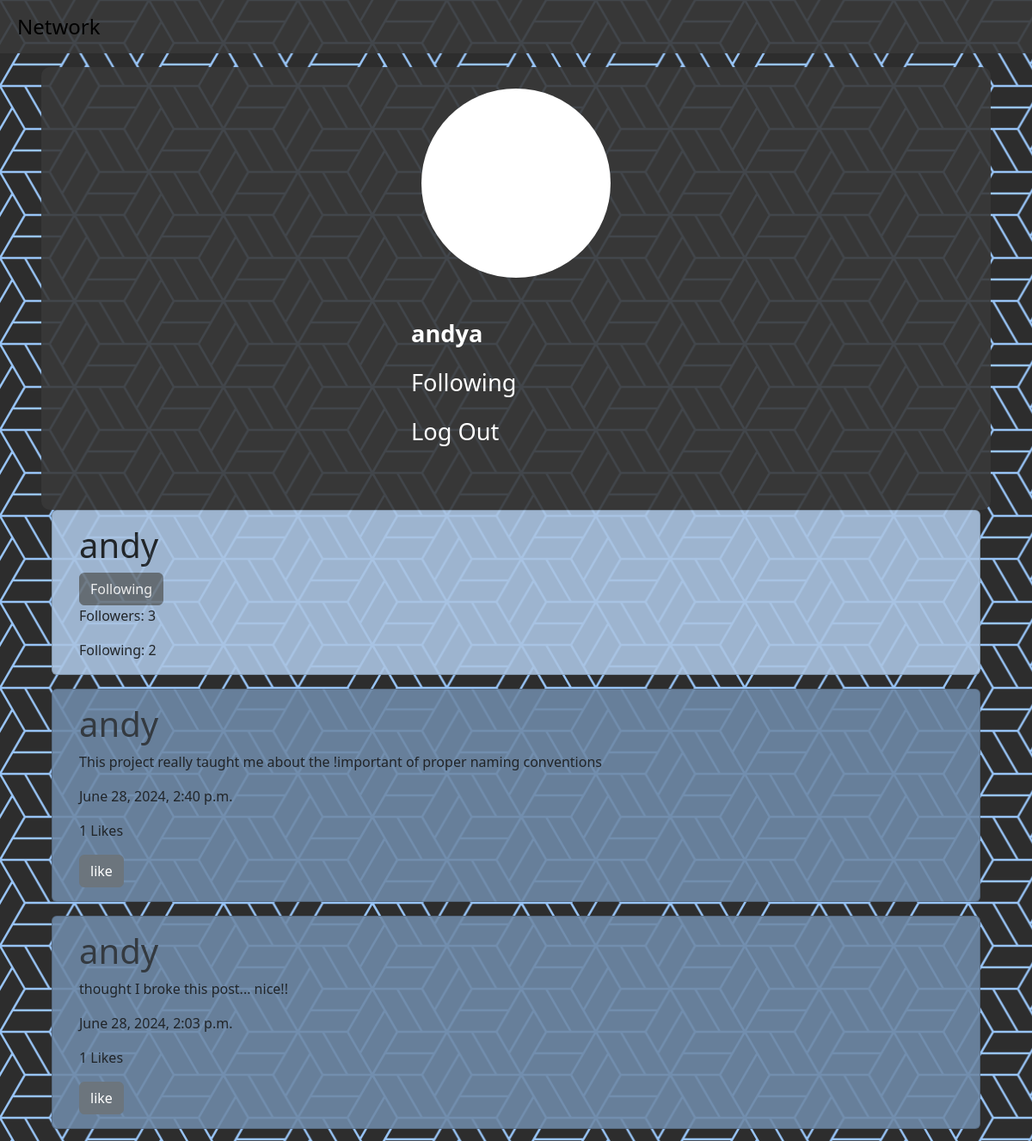
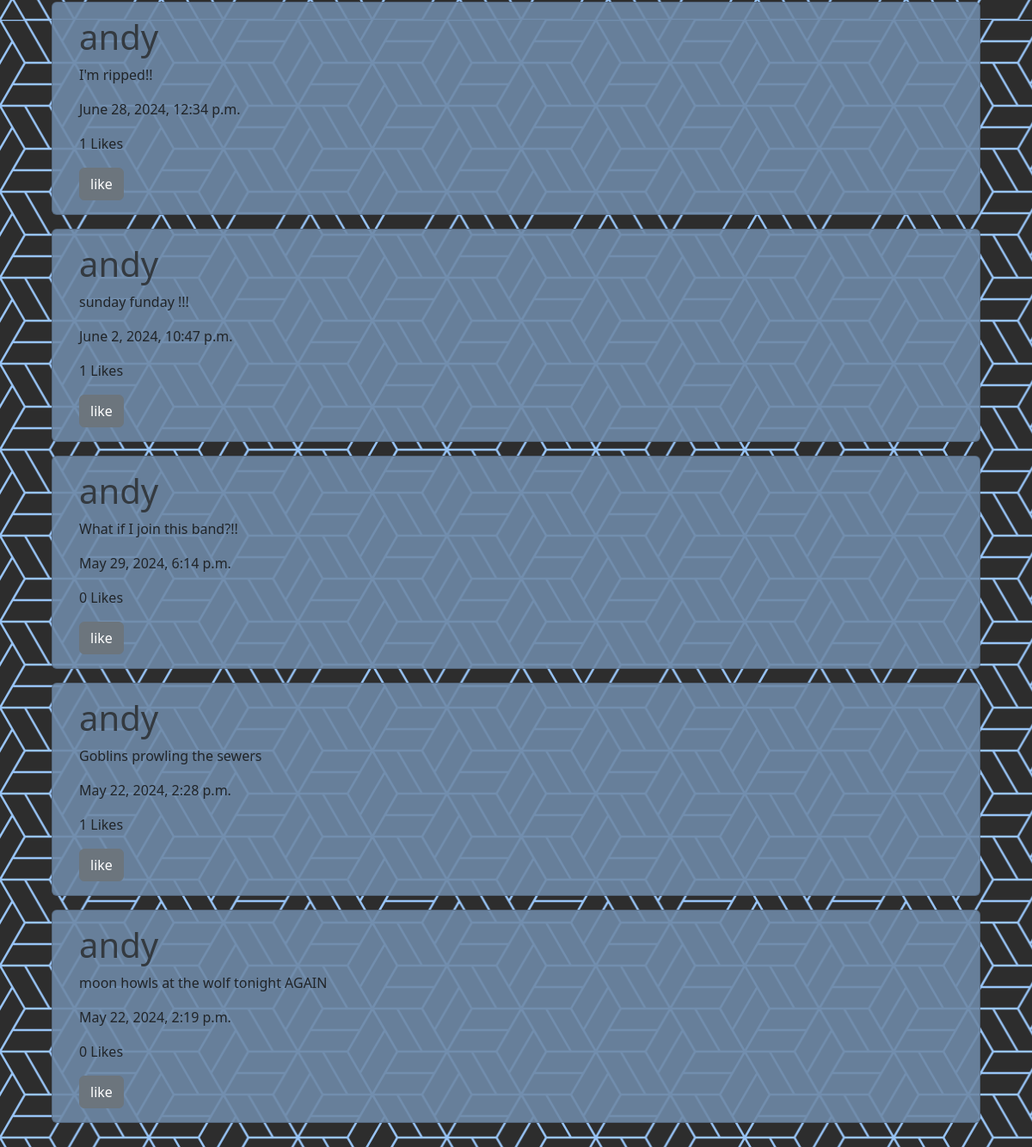
The app's page /profile/1 (signed in), older data (2 pictures, top to bottom).
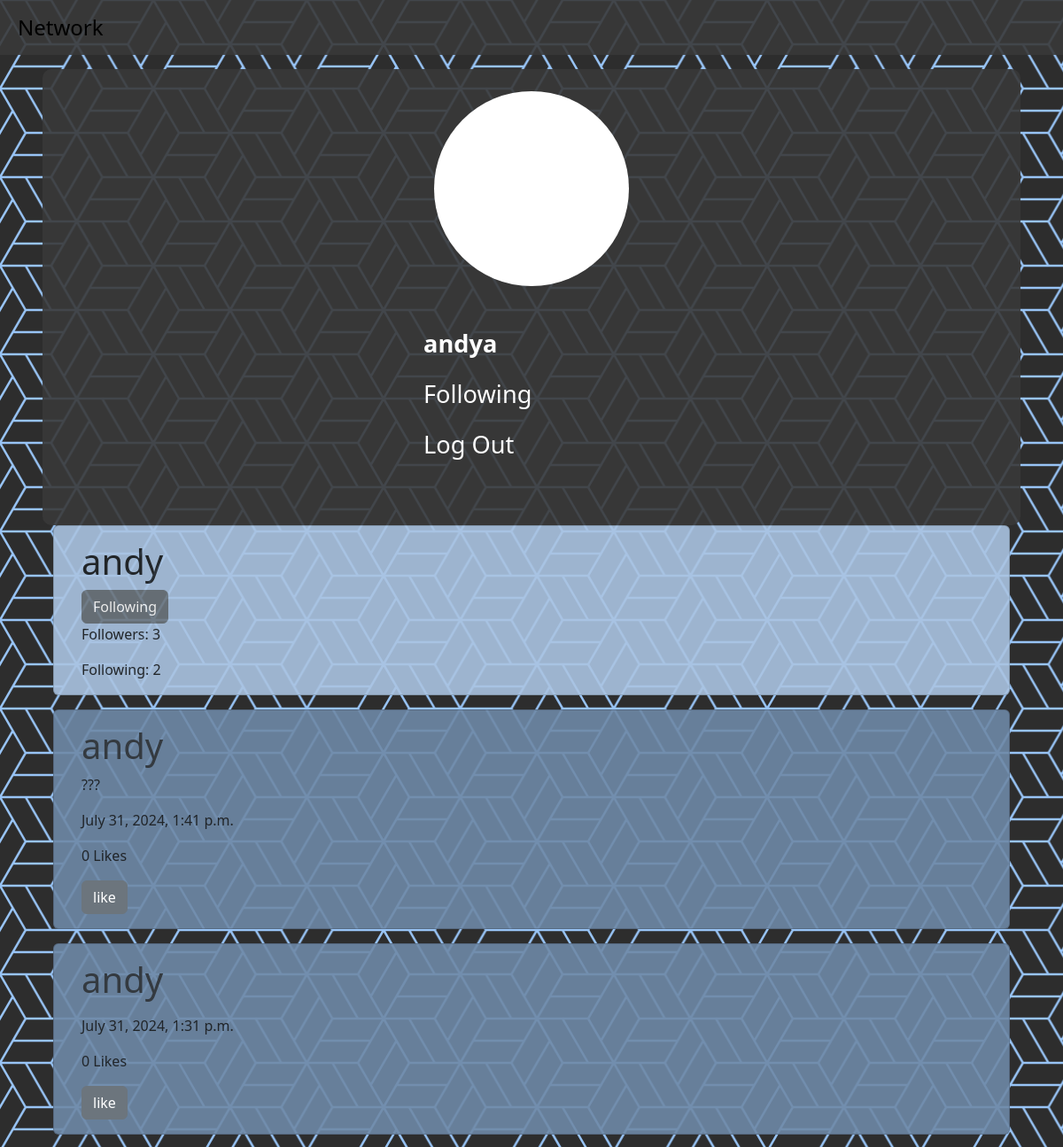
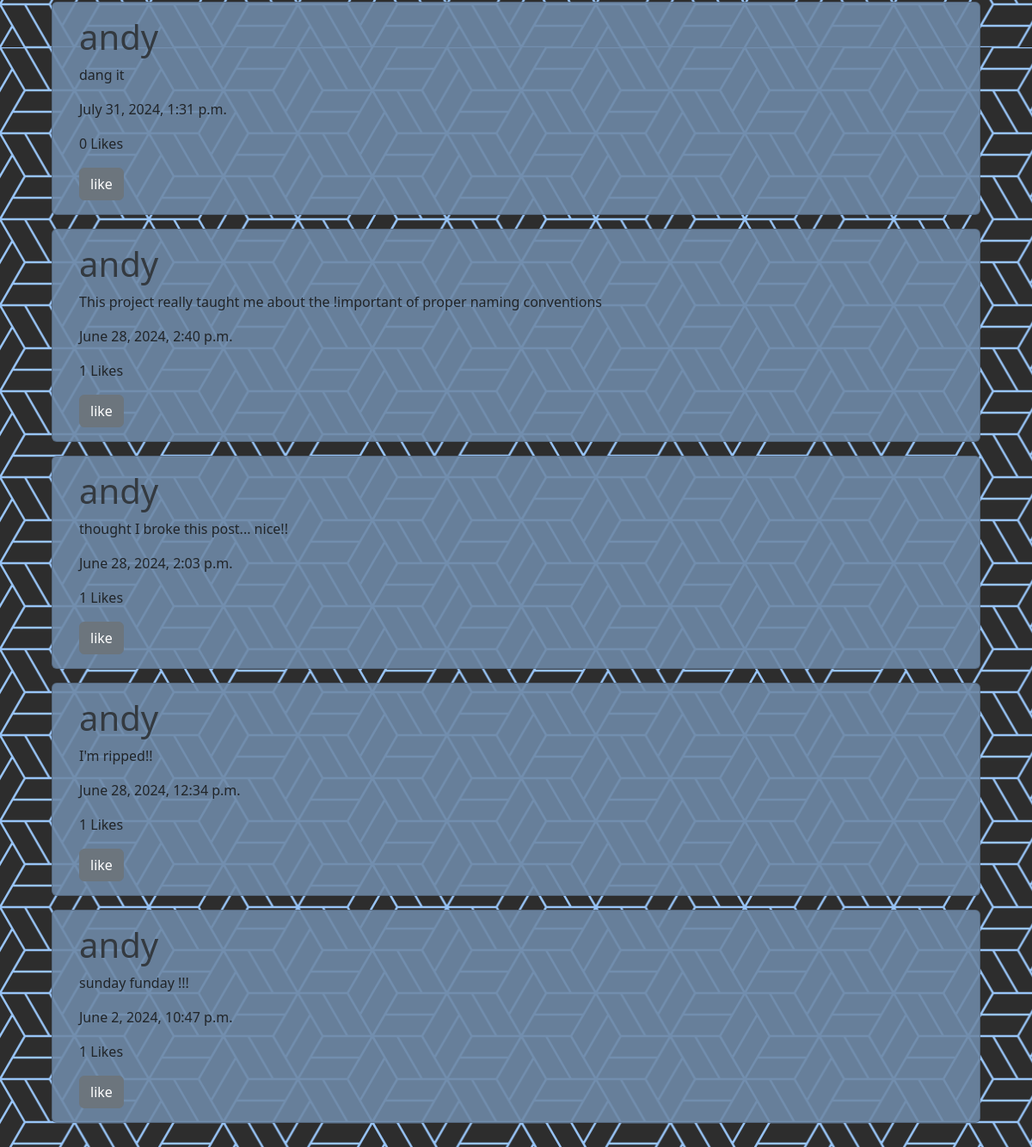
The same page, newer data (2 pictures, top to bottom).
### network/models.py (models this page shows, shortened)
class User(AbstractUser):
    followers = models.ManyToManyField('self', related_name='following', symmetrical=False, blank=True)
    def __str__(self):
        return self.username

class Post(models.Model):
    user = models.ForeignKey('User', on_delete=models.CASCADE, blank=True, null=True)
    text = models.CharField(max_length=255, blank=True)
    timestamp = models.DateTimeField(auto_now_add=True)
    likes = models.ManyToManyField('User', related_name='liked', blank=True)

### network/views.py (the view)
# urls.py: path("profile/<int:id>", views.user_profile, name="profile"),
def user_profile(request, id):
    if request.method == "GET":
        target_user = User.objects.get(pk=id)
        posts = Post.objects.filter(user=id)
        page_number = request.GET.get('page', 1)
        by_time = posts.order_by("-timestamp").all()
        paginator = Paginator(by_time,7)
        page_posts = paginator.get_page(page_number)
        logged_in = request.user
        followers = target_user.followers.all()
        following = target_user.following.all()
        is_following = logged_in in followers
        return render(request, "network/profile.html", {
            "posts":page_posts,
            "target_user": target_user,
            "logged_in": logged_in,
            "followers": followers.count(),
            "following": following.count(),
            "is_following": is_following,
        })
    elif request.method == "POST":
       follow = target_user.followers.add(logged_in)
       follow.save()
    return JsonResponse({'message': 'User followed successfully'})

### network/templates/network/profile.html (shortened to what this page needs)
{% extends "network/layout.html" %}
{% load static %}
{% block body %}
<div class="card profile-header mb-3 ">
    <div class="card-body">
    <h1 class="card-title">{{ target_user }}</h1>
    {% if target_user != logged_in %}
        {% if user.is_authenticated %}
            {% if is_following %}
                <button class="followButton btn btn-secondary" onclick="followUser(event,'{{ target_user.id }}')">Following</button>
            {% else %}
                <button class="followButton btn btn-secondary btn-lg" onclick="followUser(event,'{{ target_user.id }}')">Follow</button>
            {% endif %}
        {% endif %}
    {% endif %}
    <p class="card-text">Followers: {{ followers }}</p>
    <p class="card-text">Following: {{ following }}</p>
</div>
</div>
<div>
    {% for post in posts %}
    <div class="card postcard mb-3" id="post-{{ post.id }}" >
        <div class="card-body">
        <h1><a href="/profile/{{ post.user.id }}"> {{ post.user.username }}</a></h1>
        <p class="post-text">{{ post.text }}</p>
        <p>{{ post.timestamp }}</p>
        <p id="like-count-{{ post.id }}" >{{ post.likes.count }} Likes</p>
        <button class="btn btn-secondary  like-button" id="like-button-{{ post.id }}" data-post-id="{{ post.id }}" >like</button>
        </div>
        </div>
    {% endfor %}
</div>
{% endblock %}

### network/templates/network/layout.html (shortened to what this page needs)
{% load static %}
<!DOCTYPE html>
<html lang="en">
<head>
    <link href="https://cdn.jsdelivr.net/npm/bootstrap@5.3.3/dist/css/bootstrap.min.css" rel="stylesheet">        <link href="{% static 'network/styles.css' %}" rel="stylesheet">
</head>
<body>
<nav class="navbar sticky-top navbar-expand-sm">
    <a class="navbar-brand" href="{% url 'index' %}">Network</a>
</nav>
<section class="d-grid m-3 mx-auto">
<div class="row">
<div class="col user-info-block d-grid">
{% if user.is_authenticated %}
<div class="circle"></div>
    <div class="row">
        <ul class="navbar-nav mr-auto">
        <li class="nav-item">
            <a class="nav-link"href="{% url 'profile' user.id %}"><strong>{{ user.username }}</strong></a>
        </li>
        <li class="nav-item">
            <a class="nav-link" href="{% url 'following' %}">Following</a>
        </li>
        <li class="nav-item">
            <a class="nav-link" href="{% url 'logout' %}">Log Out</a>
        </li>
        </ul>
        {% endif %}
    </div>
</div>
    <div id="body-view col">
        {% block body %}
        {% endblock %}
    </div>
</div>
</section>
</body>
</html>

### network/static/network/styles.css (style rules this page uses)
body { background-image: url("/network/static/network/bgPattern.png"); background-color: #2d2d2d; background-attachment: fixed; width: 100%; }
section { max-width: 90%; }
.navbar { background-color: rgba(57, 57, 57, 0.9); padding-left: 20px; }
.navbar-brand { color: #000 !important; font-weight: 400; font-size: 1.5rem; }
.postcard { max-width: 100%; background-color: rgba(110, 137, 167, 0.9); padding-left: 15px; }
.user-info-block { background-color: rgba(57, 57, 57, 0.9); width: 300px; height: 515px; position: sticky; top: 2%; display: flex; justify-content: center; padding: 25px; border-radius: 10px; z-index: 1000; }
.circle { content: ""; background-color: white; width: 220px; height: 220px; border-radius: 50%; }
.nav-link { color: #fff; font-size: 1.7rem; }
.profile-header { max-width: 100%; background-color: #aac4e2; opacity: 90%; margin-left: auto; margin-right: auto; padding-left: 15px; }
a { color: #343a40; text-decoration: none; }

Row changes from the older to the newer data that the page shows:
no longer on this page (row unchanged): Post: user.username "andy", text "What if I join this band?!!", timestamp "May 29, 2024, 6:14 p.m.", likes.count "0"
no longer on this page (row unchanged): Post: user.username "andy", text "Goblins prowling the sewers", timestamp "May 22, 2024, 2:28 p.m.", likes.count "1"
no longer on this page (row unchanged): Post: user.username "andy", text "moon howls at the wolf tonight AGAIN", timestamp "May 22, 2024, 2:19 p.m.", likes.count "0"
added Post: user.username "andy", text "???", timestamp "July 31, 2024, 1:41 p.m.", likes.count "0"
added Post: user.username "andy", timestamp "July 31, 2024, 1:31 p.m.", likes.count "0"
added Post: user.username "andy", text "dang it", timestamp "July 31, 2024, 1:31 p.m.", likes.count "0"
